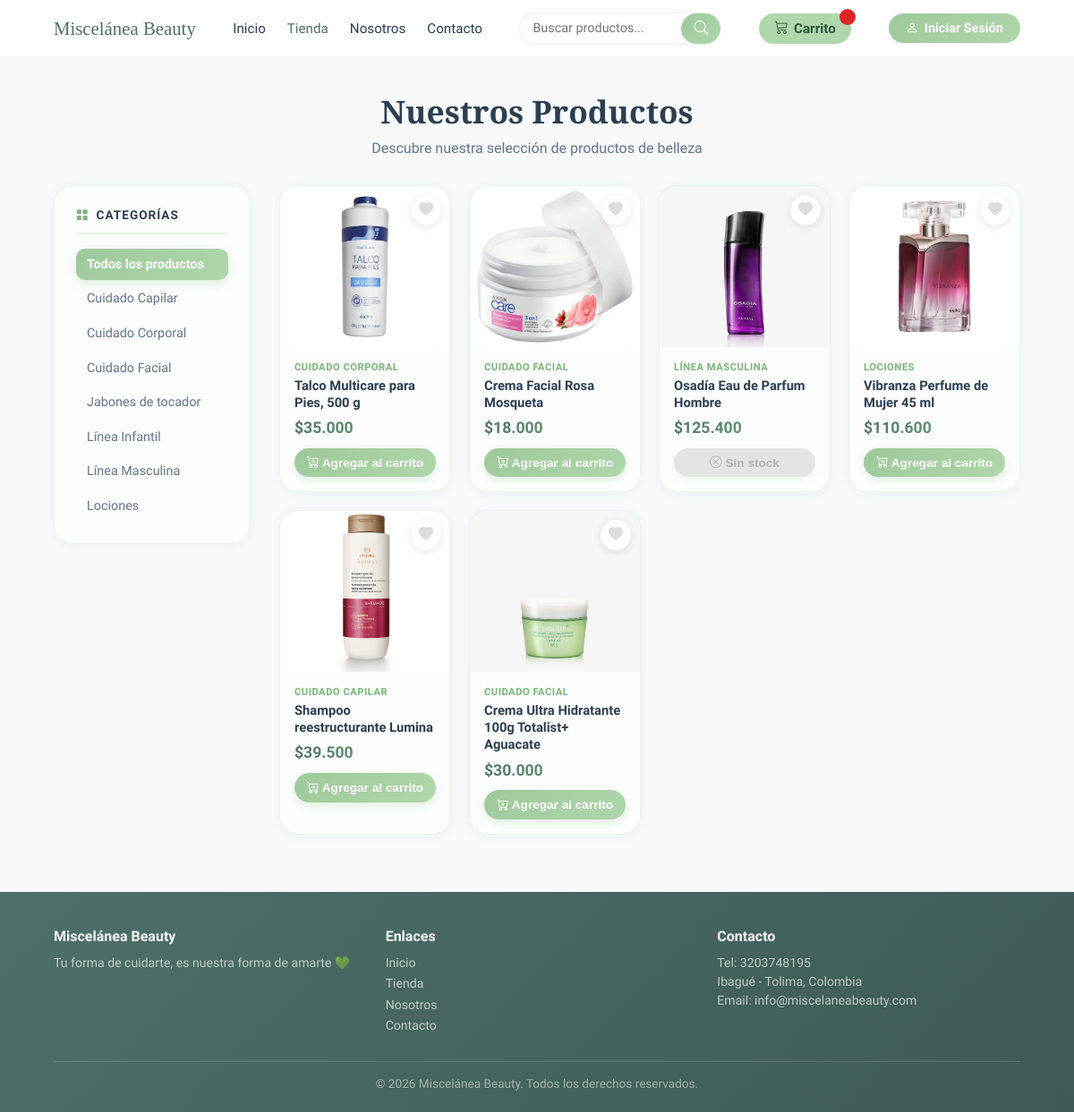
The app's page /miscelaneabauty/php/productos.php with its own data.
### tables this page shows
CREATE TABLE `categoria` (
  `idcategoria` int(11) NOT NULL,
  `nombre` varchar(60) DEFAULT NULL,
  `descripcion` varchar(60) DEFAULT NULL
);

CREATE TABLE `producto` (
  `idproducto` int(11) NOT NULL,
  `precio` int(11) DEFAULT NULL,
  `nombre` varchar(60) DEFAULT NULL,
  `descripcion` varchar(60) DEFAULT NULL,
  `imagen` varchar(250) DEFAULT NULL,
  `idcategoria` int(11) DEFAULT NULL,
  `stock` int(11) DEFAULT NULL,
  `fechaingreso` date DEFAULT NULL,
  `idmarca` int(11) DEFAULT NULL
);

### miscelaneabauty/php/productos.php (the view, shortened to what this page needs)
<?php
$database = new Database();
$conn = $database->getConnection();
$stmtCat = $conn->prepare("SELECT idcategoria, nombre FROM categoria ORDER BY nombre");
$stmtCat->execute();
$categorias = $stmtCat->fetchAll(PDO::FETCH_ASSOC);
$buscar = isset($_GET['buscar']) ? trim($_GET['buscar']) : '';
if (isset($_GET['categoria']) && is_numeric($_GET['categoria'])) {
    $stmtProd = $conn->prepare("SELECT p.*, c.nombre as categoria_nombre FROM producto p JOIN categoria c ON p.idcategoria = c.idcategoria WHERE p.idcategoria = :id AND p.nombre LIKE :buscar");
    $stmtProd->bindParam(':id', $_GET['categoria']);
    $stmtProd->bindValue(':buscar', '%' . $buscar . '%');
} else {
    $stmtProd = $conn->prepare("SELECT p.*, c.nombre as categoria_nombre FROM producto p JOIN categoria c ON p.idcategoria = c.idcategoria WHERE p.nombre LIKE :buscar");
    $stmtProd->bindValue(':buscar', '%' . $buscar . '%');
}
$stmtProd->execute();
$productos = $stmtProd->fetchAll(PDO::FETCH_ASSOC);
?>
<!DOCTYPE html>
<html lang="es">
<head>
    <link rel="stylesheet" href="https://cdn.jsdelivr.net/npm/bootstrap-icons@1.11.3/font/bootstrap-icons.min.css">
    <link rel="stylesheet" href="../css/styles.css">
</head>
<body>
<header class="navbar">
    <a href="index.php" class="logo">Miscelánea Beauty</a>
    <ul class="nav-links">
        <li><a href="index.php">Inicio</a></li>
        <li><a href="productos.php" class="active">Tienda</a></li>
        <li><a href="nosotros.php">Nosotros</a></li>
        <li><a href="contacto.php">Contacto</a></li>
    </ul>
    <form class="search-bar" action="productos.php" method="GET">
        <input type="text" name="buscar" placeholder="Buscar productos..." value="<?= htmlspecialchars($buscar) ?>">
        <button type="submit"><i class="bi bi-search"></i></button>
    </form>
    <a href="vistacarrito.php" class="cart-btn">
        <i class="bi bi-cart3"></i> Carrito
        <span class="cart-badge" id="cartBadge"></span>
    </a>
    <?php if (isset($_SESSION['nombrecompleto'])): ?>
        <div class="user-menu">
            <button class="user-menu-btn" onclick="toggleDropdown()">
                <i class="bi bi-person-fill"></i>
                <?= htmlspecialchars(explode(' ', $_SESSION['nombrecompleto'])[0]) ?>
                <i class="bi bi-chevron-down" style="font-size:.75rem;"></i>
            </button>
            <div class="user-dropdown" id="userDropdown">
                <div class="dropdown-header">Mi cuenta</div>
                <a href="../index.php?action=actualizarusuario"><i class="bi bi-pencil-fill"></i> Actualizar mis datos</a>
                <a href="../index.php?action=misDevolucion"><i class="bi bi-arrow-return-left"></i> Mis devoluciones</a>
                <a href="../index.php?action=misFacturas"><i class="bi bi-receipt"></i> Mis facturas</a>
                <hr class="dropdown-divider">
                <a href="../index.php?action=logout" class="logout-link"><i class="bi bi-box-arrow-right"></i> Cerrar Sesión</a>
            </div>
        </div>
    <?php else: ?>
        <a href="../index.php?action=login" class="btn-login"><i class="bi bi-person"></i> Iniciar Sesión</a>
    <?php endif; ?>
</header>
<section class="products-page">
    <h1>Nuestros Productos</h1>
    <p class="products-subtitle">Descubre nuestra selección de productos de belleza</p>
    <div class="products-layout">
        <aside class="categories-sidebar">
            <h3 class="sidebar-title"><i class="bi bi-grid-fill"></i> Categorías</h3>
            <ul class="category-list">
                <li><a href="productos.php" class="category-link <?= !isset($_GET['categoria']) ? 'active' : '' ?>">Todos los productos</a></li>
                <?php foreach ($categorias as $cat): ?>
                <li><a href="productos.php?categoria=<?= $cat['idcategoria'] ?>" class="category-link <?= (isset($_GET['categoria']) && $_GET['categoria'] == $cat['idcategoria']) ? 'active' : '' ?>"><?= htmlspecialchars($cat['nombre']) ?></a></li>
                <?php endforeach; ?>
            </ul>
        </aside>
        <div class="products-main">
            <div class="products-grid">
                <?php if (count($productos) === 0): ?>
                    <p class="no-products">No se encontraron productos<?= $buscar ? ' para "' . htmlspecialchars($buscar) . '"' : '' ?>.</p>
                <?php else: ?>
                    <?php foreach ($productos as $p): ?>
                    <div class="product-card"
                         data-id="<?= $p['idproducto'] ?>"
                         data-nombre="<?= htmlspecialchars($p['nombre'], ENT_QUOTES) ?>"
                         data-precio="<?= $p['precio'] ?>"
                         data-imagen="<?= htmlspecialchars($p['imagen'] ?? '', ENT_QUOTES) ?>"
                         data-stock="<?= (int)$p['stock'] ?>">
                        <button class="btn-fav" onclick="this.classList.toggle('active')"><i class="bi bi-heart-fill"></i></button>
                        <?php if (!empty($p['imagen'])): ?>
                            <img src="<?= IMG_PATH . rawurlencode($p['imagen']) ?>" alt="<?= htmlspecialchars($p['nombre']) ?>" class="product-img" onerror="this.style.display='none'; this.nextElementSibling.style.display='flex';">
                        <?php else: ?>
                            <div class="product-img-placeholder"><i class="bi bi-bag-heart"></i></div>
                        <?php endif; ?>
                        <div class="product-info">
                            <p class="product-category"><?= htmlspecialchars($p['categoria_nombre']) ?></p>
                            <h3><?= htmlspecialchars($p['nombre']) ?></h3>
                            <p class="product-price">$<?= number_format($p['precio'], 0, ',', '.') ?></p>
                            <?php if ((int)$p['stock'] > 0): ?>
                                <button class="btn-comprar" onclick="agregarDesdeCard(this)">
                                    <i class="bi bi-cart-plus"></i> Agregar al carrito
                                </button>
                            <?php else: ?>
                                <button class="btn-comprar" disabled style="opacity:0.5;cursor:not-allowed;background:#ccc;color:#666;">
                                    <i class="bi bi-x-circle"></i> Sin stock
                                </button>
                            <?php endif; ?>
                        </div>
                    </div>
                    <?php endforeach; ?>
                <?php endif; ?>
            </div>
        </div>
    </div>
</section>
<footer class="footer">
    <div class="footer-content">
        <div class="footer-col"><h4>Miscelánea Beauty</h4><p>Tu forma de cuidarte, es nuestra forma de amarte 💚</p></div>
        <div class="footer-col">
            <h4>Enlaces</h4>
            <ul>
                <li><a href="index.php">Inicio</a></li>
                <li><a href="productos.php">Tienda</a></li>
                <li><a href="nosotros.php">Nosotros</a></li>
                <li><a href="contacto.php">Contacto</a></li>
            </ul>
        </div>
        <div class="footer-col">
            <?php if (isset($_SESSION['nombrecompleto'])): ?>
                <h4>Mi cuenta</h4>
                <ul>
                    <li><a href="../index.php?action=actualizarusuario"><i class="bi bi-pencil-fill"></i> Actualizar mis datos</a></li>
                    <li><a href="../index.php?action=misFacturas"><i class="bi bi-receipt"></i> Mis facturas</a></li>
                    <li><a href="../index.php?action=logout" style="color:#dc2626;"><i class="bi bi-box-arrow-right"></i> Cerrar sesión</a></li>
                </ul>
            <?php else: ?>
                <h4>Contacto</h4>
                <p>Tel: 3203748195</p>
                <p>Ibagué - Tolima, Colombia</p>
                <p>Email: info@miscelaneabeauty.com</p>
            <?php endif; ?>
        </div>
    </div>
    <div class="footer-bottom"><p>© 2026 Miscelánea Beauty. Todos los derechos reservados.</p></div>
</footer>
</body>
</html>

### records on screen
categoria: nombre "Cuidado Capilar"
categoria: nombre "Cuidado Corporal"
categoria: nombre "Cuidado Facial"
categoria: nombre "Jabones de tocador"
categoria: nombre "Línea Infantil"
categoria: nombre "Línea Masculina"
categoria: nombre "Lociones"
producto: imagen (picture), idcategoria.nombre "CUIDADO CORPORAL", nombre "Talco Multicare para Pies, 500 g", precio "35.000", stock "Agregar al carrito"
producto: imagen (picture), idcategoria.nombre "CUIDADO FACIAL", nombre "Crema Facial Rosa Mosqueta", precio "18.000", stock "Agregar al carrito"
producto: imagen (picture), idcategoria.nombre "LÍNEA MASCULINA", nombre "Osadía Eau de Parfum Hombre", precio "125.400", stock 0 (drawn)
producto: imagen (picture), idcategoria.nombre "LOCIONES", nombre "Vibranza Perfume de Mujer 45 ml", precio "110.600", stock "Agregar al carrito"
producto: imagen (picture), idcategoria.nombre "CUIDADO CAPILAR", nombre "Shampoo reestructurante Lumina", precio "39.500", stock "Agregar al carrito"
producto: imagen (picture), idcategoria.nombre "CUIDADO FACIAL", nombre "Crema Ultra Hidratante 100g Totalist+ Aguacate", precio "30.000", stock "Agregar al carrito"
